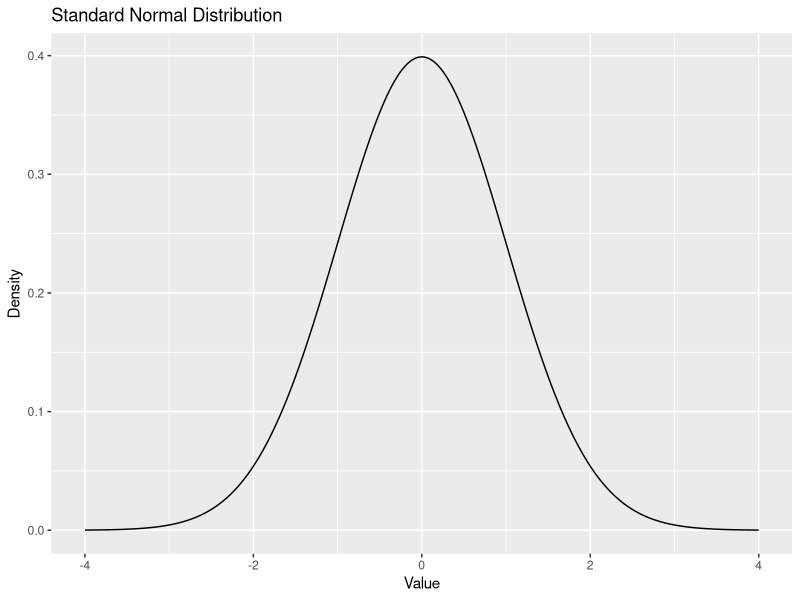
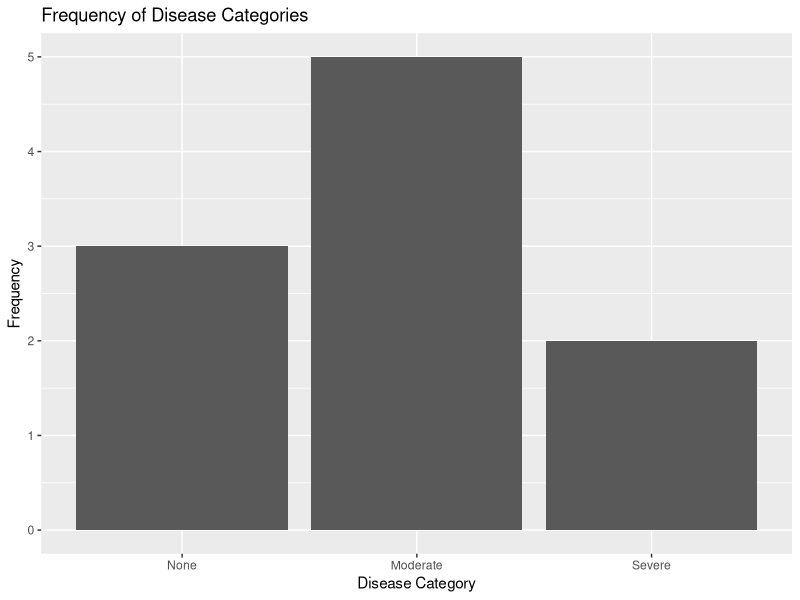
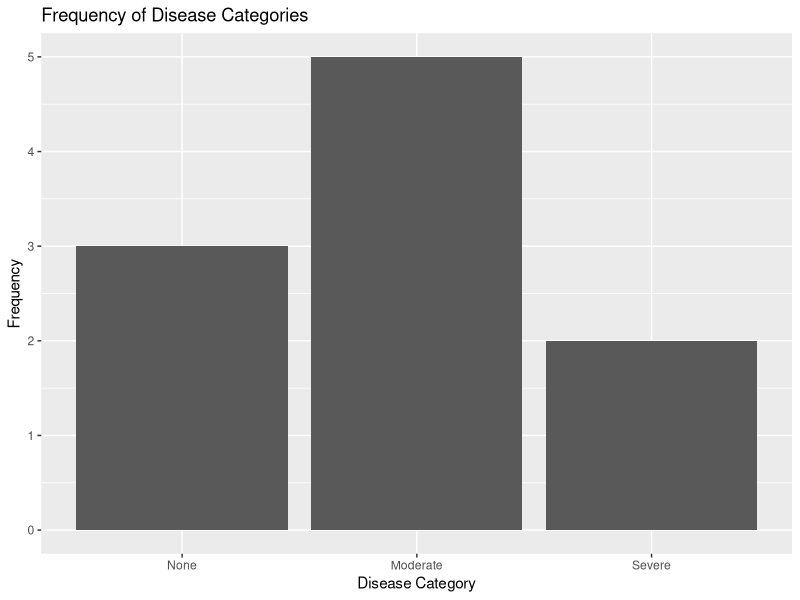
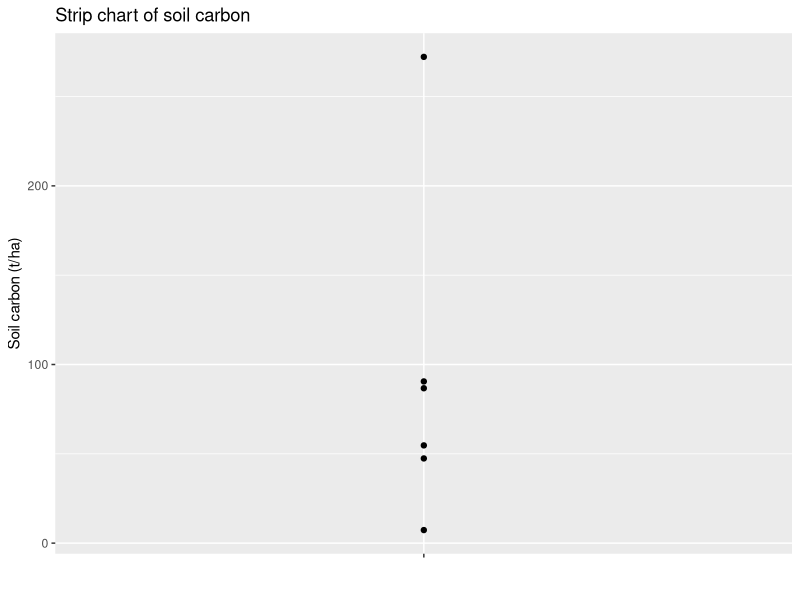
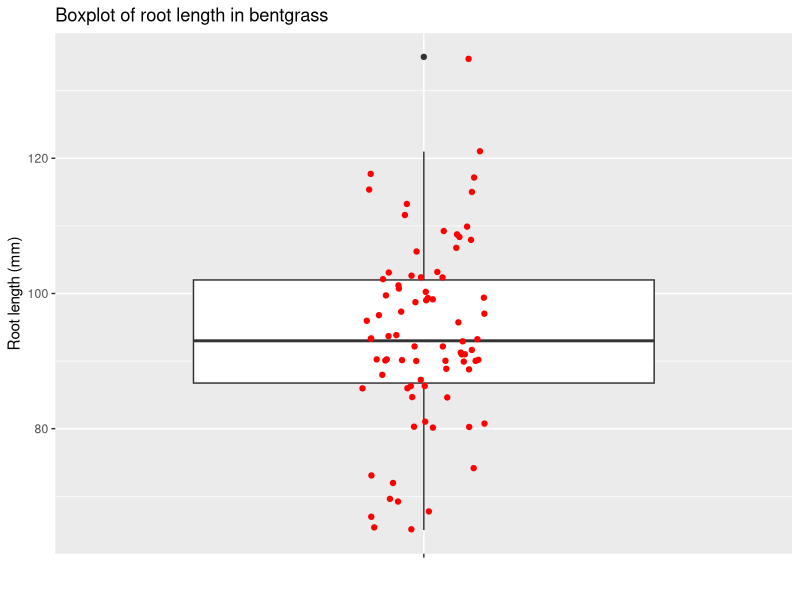

Recreate these plots in R, in order.
## ---- chunk 1
library(ggplot2)
library(tidyverse)

# Generate a normal distribution
normal_dist <- tibble(x = seq(-4, 4, by = 0.01)) %>%
  mutate(y = dnorm(x))

# Plot the distribution
ggplot(normal_dist, aes(x = x, y = y)) +
  geom_line() +
  ggtitle("Standard Normal Distribution") +
  xlab("Value") +
  ylab("Density")
## ---- chunk 2
total_c <- sum(c(48, 56, 78, 86, 90, 271))
print(total_c)
## ---- chunk 3
mean_c <- mean(c(48, 56, 78, 86, 90, 271))
print(mean_c)
## ---- chunk 4
median_c <- median(c(48, 56, 78, 86, 90, 271))
print(median_c)
## ---- chunk 5
mode_function <- function(x) {
  uniq_x <- unique(x)
  uniq_x[which.max(tabulate(match(x, uniq_x)))]
}
data_vector <- c(1, 2, 4, 4, 3, 5, 4)
mode_value <- mode_function(data_vector)
print(mode_value)
## ---- chunk 6
range_c <- max(c(48, 56, 78, 86, 90, 271)) - min(c(48, 56, 78, 86, 90, 271))
print(range_c)
## ---- chunk 7
quantile(c(1,2,3,4,5,6,7,8,9))
## ---- chunk 8
quant_c <- quantile(c(48, 56, 78, 86, 90, 271))
print(quant_c)
## ---- chunk 9
iqr_c <- IQR(c(48, 56, 78, 86, 90, 271))
print(iqr_c)
## ---- chunk 10
var_c <- var(c(48, 56, 78, 86, 90, 271))
print(var_c)
## ---- chunk 11
sd_c <- sd(c(48, 56, 78, 86, 90, 271))
print(sd_c)
## ---- chunk 12
cv_c <- sd(c(48, 56, 78, 86, 90, 271))/mean(c(48, 56, 78, 86, 90, 271))*100
print(cv_c)

cv_n <- sd(c(2, 16, 22, 45, 65, 93))/mean(c(2, 16, 22, 45, 65, 93))*100
print(cv_n)
## ---- chunk 13
mean(c(48, 56, 8, 86, 90, 27))
mean(c(48, 56, 8, 86, 90, 271))
## ---- chunk 14
median(c(48, 56, 8, 86, 90, 27))
median(c(48, 56, 8, 86, 90, 271))
## ---- chunk 15
var(c(48, 56, 8, 86, 90, 27))
var(c(48, 56, 8, 86, 90, 271))
## ---- chunk 16
IQR(c(48, 56, 8, 86, 90, 27))
IQR(c(48, 56, 8, 86, 90, 271))
## ---- chunk 17
# Load necessary library
library(ggplot2)

# Your disease data
disease <- c("None", "Moderate", "None", "Severe", "Moderate", "Moderate", "Severe", "Moderate", "None", "Moderate")

# Order factors from no disease to severe disease 
disease = factor(disease, levels = c("None", "Moderate", "Severe"))

# Create a frequency table
disease_tbl <- table(disease)
print(disease_tbl)
## ---- chunk 18
# Convert the table to a data frame for ggplot2
disease_df <- as.data.frame(disease_tbl)

# Rename the columns appropriately
names(disease_df) <- c("Disease", "Frequency")

# Create the bar plot
p <- ggplot(disease_df, aes(x = Disease, y = Frequency)) +
  geom_bar(stat = "identity") +
  ggtitle("Frequency of Disease Categories") +
  xlab("Disease Category") +
  ylab("Frequency")
## ---- chunk 19
print(p)
## ---- chunk 20
# Load necessary libraries
library(tidyverse)

# Your disease data
disease <- c("None", "Moderate", "None", "Severe", "Moderate", "Moderate", "Severe", "Moderate", "None", "Moderate")

# Convert to tibble and count occurrences
disease_data <- tibble(disease) %>%
  mutate(disease = factor(disease, levels = c("None", "Moderate", "Severe"))) %>%
  count(disease, name = "Frequency")

# Create the bar plot
ggplot(disease_data, aes(x = disease, y = Frequency)) +
  geom_bar(stat = "identity") +
  ggtitle("Frequency of Disease Categories") +
  xlab("Disease Category") +
  ylab("Frequency")
## ---- chunk 21
# Load necessary library
library(ggplot2)

# Your data
soil_c <- c(48, 56, 8, 86, 90, 271)

# Convert to a data frame
soil_c_df <- data.frame(Value = soil_c)

# Create the strip chart
p <- ggplot(soil_c_df, aes(x = "", y = Value)) +
  geom_jitter(width = 0) +
  ggtitle("Strip chart of soil carbon") +
  xlab("") +
  ylab("Soil carbon (t/ha)")
## ---- chunk 22
print(p)
## ---- chunk 23
root_length <- c(108, 102, 100, 135, 113, 109, 92, 97, 73, 65,
68, 74, 93, 97, 118, 121, 103, 99, 90, 90,
99, 102, 106, 90, 92, 97, 100, 92, 80, 99,
103, 103, 115, 85, 96, 86, 85, 86, 91, 90,
94, 93, 93, 99, 109, 115, 110, 94, 107, 88,
101, 89, 117, 91, 112, 101, 91, 81, 80, 67,
69, 80, 86, 81, 65, 90, 99, 93, 90, 102,
72, 70, 90, 90, 87, 89, 90, 96, 108, 86)
## ---- chunk 24
# Load necessary library
library(ggplot2)

# Convert to a data frame
root_length_df <- data.frame(Value = root_length)

# Create the strip chart
ggplot(root_length_df, aes(x = "", y = Value)) +
  geom_boxplot() +
  geom_jitter(width = 0.1, col = "red") +
  ggtitle("Boxplot of root length in bentgrass") +
  xlab("") +
  ylab("Root length (mm)")
